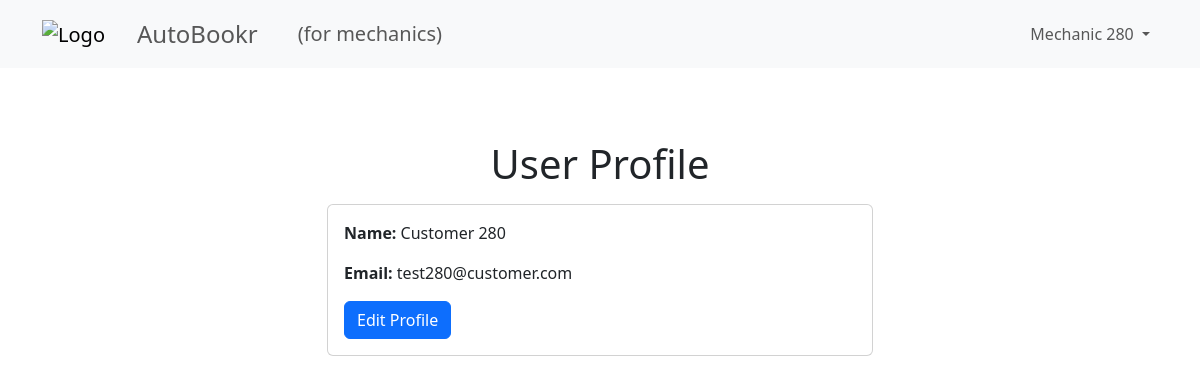
Page /customer/profile (signed in) on the committed database.
### tables this page shows
CREATE TABLE mechanics (
  mechanic_id INTEGER PRIMARY KEY,
  email VARCHAR(320) UNIQUE NOT NULL,
  name VARCHAR(320) NOT NULL,
  zipcode CHAR(10) NOT NULL,
  ein CHAR(10) NOT NULL,
  hash TEXT NOT NULL
);

CREATE TABLE customers (
  email VARCHAR(320) PRIMARY KEY,
  name VARCHAR(320) NOT NULL,
  hash TEXT NOT NULL
);

### mechanic_site/customer.py (the view)
@bp.route('/profile')
def profile():
    db = get_db()
    user = db.execute(
        'SELECT name, email FROM customers WHERE email = ?',
        (g.user['email'],)
    ).fetchone()
    return render_template('customer/profile.html', user=user)

### mechanic_site/auth.py (called while the page is built)
@bp.before_app_request
def load_logged_in_user():
    user_email = session.get('user_email')
    g.user_type = session.get('user_type')
    if user_email is None:
        g.user = None
    else:
        g.user = get_db().execute(
            f'SELECT * FROM {g.user_type+"s"} WHERE email = ?', (user_email,)
        ).fetchone()

### mechanic_site/db.py (called while the page is built)
def get_db():
    if 'db' not in g:
        g.db = sqlite3.connect(
            current_app.config['DATABASE'],
            detect_types=sqlite3.PARSE_DECLTYPES
        )
        g.db.row_factory = sqlite3.Row
    return g.db

### mechanic_site/templates/customer/profile.html (shortened to what this page needs)
{% extends 'base.html' %}
{% block content %}
<div class="container mt-5">
    <div class="row">
        <div class="col-md-6 offset-md-3">
            <h1 class="text-center">User Profile</h1>
            <div class="card mt-3">
                <div class="card-body">
                    <p><strong>Name:</strong> {{ user.name }}</p>
                    <p><strong>Email:</strong> {{ user.email }}</p>
                    <a href="{{ url_for('customer.edit_profile') }}" class="btn btn-primary">Edit Profile</a>
                </div>
            </div>
        </div>
    </div>
</div>
{% endblock %}

### mechanic_site/templates/base.html (shortened to what this page needs)
<!DOCTYPE html>
<html lang="en">
<head>
    <link href="https://cdn.jsdelivr.net/npm/bootstrap@5.3.3/dist/css/bootstrap.min.css" rel="stylesheet">
</head>
<body>
    <nav class="navbar navbar-expand-lg navbar-light bg-light">
        <div class="container">
            <a class="navbar-brand" href="/"><img src="https://png.pngtree.com/png-vector/20190215/ourmid/pngtree-vector-wrench-icon-png-image_515386.jpg" alt="Logo" height="30"></a>
            <span class="navbar-text fs-4 mx-3"> AutoBookr</span>
            {% if g.user_type == "mechanic" %}
            <span class="navbar-text fs-5 mx-4"> (for mechanics) </span>
            {% endif %}
            <div class="collapse navbar-collapse" id="navbarSupportedContent">
                {% if g.user %}
                <ul class="navbar-nav ml-auto">
                    <li class="nav-item dropdown">
                        <a class="nav-link dropdown-toggle" href="#" id="userDropdown" role="button" data-bs-toggle="dropdown" aria-expanded="false">
                            {{g.user["name"] }}
                        </a>
                    </li>
                </ul>
                {% endif %}
            </div>
        </div>
    </nav>
    {% block content %}
    {% endblock %}
</body>
</html>

### rows in the picture
mechanics: user.name "Mechanic 280"
customers: name "Customer 280", email "test280@customer.com"
